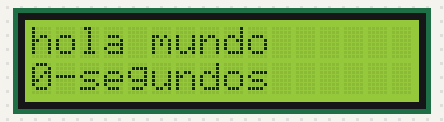
This sketch was run on a simulated Arduino Uno, built with avr-gcc and run on an emulated ATmega328P. Parts: 16×2 character LCD.

Above: at 0.1 s.
At 5.1 s:
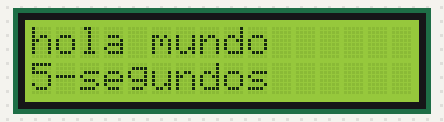
At 10.1 s:
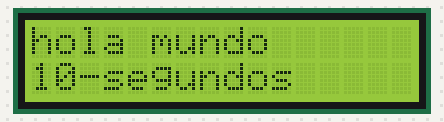
At 19.1 s:
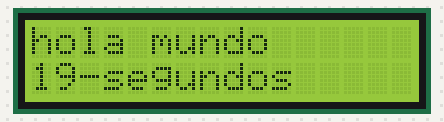
At 29.1 s:
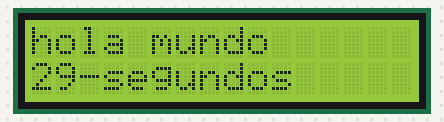
At 39.1 s:
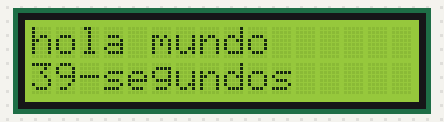

The sketch:

LCD_prueba.ino
```cpp
#include <Wire.h>                 // libreria necesaria para bus I2C
#include <LiquidCrystal_I2C.h>    // libreria necesaria para display I2C

LiquidCrystal_I2C lcd(0x27,16,2);  // configuramos el LCD en la direccion de bus I2C que es
                                  //    0x27 y el tamaño columnas x filas 16x2
void setup()
{
  lcd.init();                     // initialza el lcd
  lcd.backlight();                // enciende la luz de fondo del display
  lcd.setCursor(0,0);             // apuntamos el cursor a la primera fila y primer caracter
  lcd.print("hola mundo");        // imprimimos el texto entre ""
}

void loop()
{
  lcd.setCursor(0, 1);       // apuntamos el cursor al primer caracter de la segunda fila
  lcd.print(millis()/1000);  // imprimimos el tiempo transcurrido en segundos
  lcd.print("-segundos");    // y el texto a continuacion

}
```

Measured:
- what the display in image 1 shows lasts 1.0 s, from 5.0 s to 6.0 s
